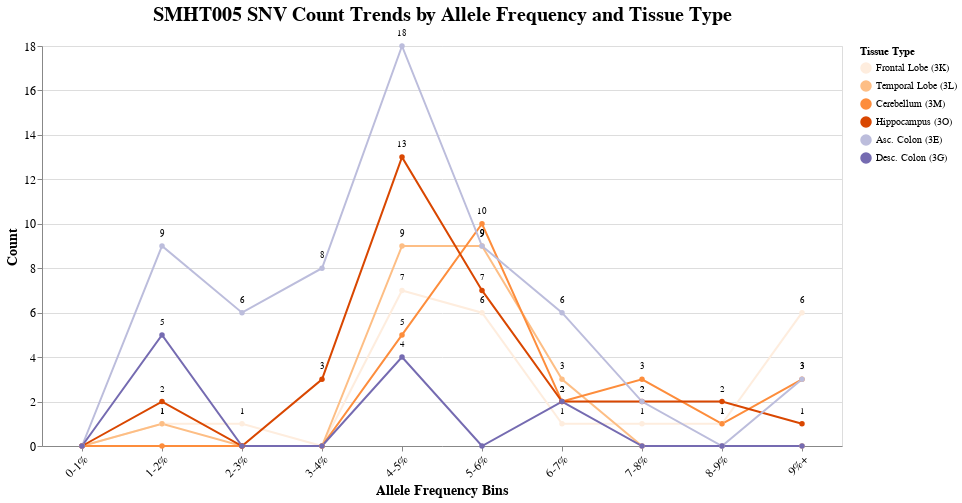

Notebook code cell kept with this figure:
### Code cell
# Histogram of binned VAF per tissue for SMHT005
import pandas as pd
import altair as alt
import numpy as np

# Create allele frequency bins
af_bins = ['0-1%', '1-2%', '2-3%', '3-4%', '4-5%', 
           '5-6%', '6-7%', '7-8%', '8-9%', '9%+']

# Tissue categories (same as original)
tissues = ['Frontal Lobe (3K)', 'Temporal Lobe (3L)', 'Cerebellum (3M)',
           'Hippocampus (3O)', 'Asc. Colon (3E)', 'Desc. Colon (3G)']

# /scratch/ucgd/lustre-labs/marth/scratch/u0746015/smaht_donor_tissue/rufus_runs/smht005/brain_vs_blood/filter_by_af.sh output concatenated in order
smht005_counts = [0, 1, 1, 1, 7, 7, 1, 1, 1, 2, 6, #3AK - 25
          0, 1, 1, 0, 9, 9, 4, 0, 0, 0, 0, #3AL - 24
          0, 0, 0, 0, 5, 11, 3, 3, 1, 1, 4, #3AM - 26
          0, 2, 0, 3, 14, 7, 2, 3, 2, 0, 1, #3AO - 33
          0, 10, 6, 10, 26, 11, 8, 2, 2, 4, #3E - 76
          0, 6, 0, 0, 6, 0, 2, 1, 0, 0, 0] #3G - 15

smht007_counts = [0, 3, 5, 5, 38, 20, 7, 5, 2, 4, 13, #3AK - 102
                0, 12, 5, 50, 76, 17, 5, 4, 8, 17, # 3AL - 194
                0, 3, 0, 15, 43, 22, 11, 7, 4, 15, # 3AM - 120
                0, 8, 3, 21, 61, 16, 13, 11, 4, 5, # 3AO - 142
                0, 21, 13, 159, 77, 38, 17, 18, 6, 42, # 3E - 391
                0, 8, 3, 3, 41, 35, 8, 6, 7, 25] #3G - 136

smht005_snvs = [
    0, 1, 1, 0, 7, 6, 1, 1, 1, 6, # 3AK - 24
    0, 1, 0, 0, 9, 9, 3, 0, 0, 0, # 3AL - 22
    0, 0, 0, 0, 5, 10, 2, 3, 1, 3, # 3AM - 24
    0, 2, 0, 3, 13, 7, 2, 2, 2, 1, # 3AO - 32
    0, 9, 6, 8, 18, 9, 6, 2, 0, 3, # 3E - 61
    0, 5, 0, 0, 4, 0, 2, 0, 0, 0] # 3G - 11

smht007_snvs = [
    0, 3, 3, 3, 14, 8, 4, 2, 1, 13, # 3AK  - 51
    0, 3, 3, 17, 30, 9, 2, 2, 2, 7, # 3AL - 75
    0, 2, 0, 8, 14, 10, 7, 3, 0, 7, # 3AM - 51
    0, 1, 3, 8, 25, 8, 6, 4, 1, 4, # 3AO - 60
    0, 12, 9, 60, 25, 20, 3, 8, 4, 17, # 3E - 158
    0, 6, 3, 1, 21, 13, 6, 5, 4, 17 # 3G - 76
]

# FIXED: Properly structure the data
data_rows = []
for i, tissue in enumerate(tissues):
    for j, af_bin in enumerate(af_bins):
        # Calculate the correct index in the counts array
        count_index = i * len(af_bins) + j
        count_value = smht005_snvs[count_index]
        data_rows.append({'af_bin': af_bin, 'tissue': tissue, 'count': count_value})

data = pd.DataFrame(data_rows)

# Same color scheme as original
custom_colors = ['#feedde', '#fdbe85', '#fd8d3c', '#d94701', '#bcbddc', '#756bb1']
color_scale = alt.Scale(domain=tissues, range=custom_colors)

# Create line chart to show trends
line_chart = alt.Chart(data).mark_line(
    point=True,  # Add points at each data point
    strokeWidth=2
).encode(
    x=alt.X('af_bin:N',
            title='Allele Frequency Bins',
            axis=alt.Axis(labelAngle=-45),
            sort=af_bins),
    y=alt.Y('count:Q', title='Count'),
    color=alt.Color('tissue:N',
                    scale=color_scale,
                    title='Tissue Type'),
)

# Add text labels at the points
text_labels = alt.Chart(data).mark_text(
    align='center',
    baseline='bottom',
    fontSize=9,
    dy=-8  # Offset above the points
).encode(
    x=alt.X('af_bin:N', sort=af_bins),
    y=alt.Y('count:Q'),
    text=alt.condition(alt.datum.count > 0, alt.Text('count:Q'), alt.value(''))  # Only show non-zero values
)

# Combine lines and text
grouped_chart = (line_chart + text_labels).properties(
    width=800,
    height=400,
    title='SMHT005 SNV Count Trends by Allele Frequency and Tissue Type'
).configure_title(
    fontSize=20
).configure_axis(
    labelFontSize=12,
    titleFontSize=14
).resolve_scale(
    color='independent'
)

# Display the line chart
grouped_chart.show()

### Figure 1 — Vega-Lite specification as saved in the notebook (floating-point values rounded to 4 significant figures)
{"config": {"view": {"continuousWidth": 300, "continuousHeight": 300}, "axis": {"labelFontSize": 12, "titleFontSize": 14}, "title": {"fontSize": 20}}, "layer": [{"mark": {"type": "line", "point": true, "strokeWidth": 2}, "encoding": {"color": {"field": "tissue", "scale": {"domain": ["Frontal Lobe (3K)", "Temporal Lobe (3L)", "Cerebellum (3M)", "Hippocampus (3O)", "Asc. Colon (3E)", "Desc. Colon (3G)"], "range": ["#feedde", "#fdbe85", "#fd8d3c", "#d94701", "#bcbddc", "#756bb1"]}, "title": "Tissue Type", "type": "nominal"}, "x": {"axis": {"labelAngle": -45}, "field": "af_bin", "sort": ["0-1%", "1-2%", "2-3%", "3-4%", "4-5%", "5-6%", "6-7%", "7-8%", "8-9%", "9%+"], "title": "Allele Frequency Bins", "type": "nominal"}, "y": {"field": "count", "title": "Count", "type": "quantitative"}}}, {"mark": {"type": "text", "align": "center", "baseline": "bottom", "dy": -8, "fontSize": 9}, "encoding": {"text": {"condition": {"test": "(datum.count > 0)", "field": "count", "type": "quantitative"}, "value": ""}, "x": {"field": "af_bin", "sort": ["0-1%", "1-2%", "2-3%", "3-4%", "4-5%", "5-6%", "6-7%", "7-8%", "8-9%", "9%+"], "type": "nominal"}, "y": {"field": "count", "type": "quantitative"}}}], "data": {"name": "data-10ba99bb265636bc91c551af17c68c67"}, "height": 400, "resolve": {"scale": {"color": "independent"}}, "title": "SMHT005 SNV Count Trends by Allele Frequency and Tissue Type", "width": 800, "$schema": "https://vega.github.io/schema/vega-lite/v5.20.1.json", "datasets": {"data-10ba99bb265636bc91c551af17c68c67": [{"af_bin": "0-1%", "tissue": "Frontal Lobe (3K)", "count": 0}, {"af_bin": "1-2%", "tissue": "Frontal Lobe (3K)", "count": 1}, {"af_bin": "2-3%", "tissue": "Frontal Lobe (3K)", "count": 1}, {"af_bin": "3-4%", "tissue": "Frontal Lobe (3K)", "count": 0}, {"af_bin": "4-5%", "tissue": "Frontal Lobe (3K)", "count": 7}, {"af_bin": "5-6%", "tissue": "Frontal Lobe (3K)", "count": 6}, {"af_bin": "6-7%", "tissue": "Frontal Lobe (3K)", "count": 1}, {"af_bin": "7-8%", "tissue": "Frontal Lobe (3K)", "count": 1}, {"af_bin": "8-9%", "tissue": "Frontal Lobe (3K)", "count": 1}, {"af_bin": "9%+", "tissue": "Frontal Lobe (3K)", "count": 6}, {"af_bin": "0-1%", "tissue": "Temporal Lobe (3L)", "count": 0}, {"af_bin": "1-2%", "tissue": "Temporal Lobe (3L)", "count": 1}, {"af_bin": "2-3%", "tissue": "Temporal Lobe (3L)", "count": 0}, {"af_bin": "3-4%", "tissue": "Temporal Lobe (3L)", "count": 0}, {"af_bin": "4-5%", "tissue": "Temporal Lobe (3L)", "count": 9}, {"af_bin": "5-6%", "tissue": "Temporal Lobe (3L)", "count": 9}, {"af_bin": "6-7%", "tissue": "Temporal Lobe (3L)", "count": 3}, {"af_bin": "7-8%", "tissue": "Temporal Lobe (3L)", "count": 0}, {"af_bin": "8-9%", "tissue": "Temporal Lobe (3L)", "count": 0}, {"af_bin": "9%+", "tissue": "Temporal Lobe (3L)", "count": 0}, {"af_bin": "0-1%", "tissue": "Cerebellum (3M)", "count": 0}, {"af_bin": "1-2%", "tissue": "Cerebellum (3M)", "count": 0}, {"af_bin": "2-3%", "tissue": "Cerebellum (3M)", "count": 0}, {"af_bin": "3-4%", "tissue": "Cerebellum (3M)", "count": 0}, {"af_bin": "4-5%", "tissue": "Cerebellum (3M)", "count": 5}, {"af_bin": "5-6%", "tissue": "Cerebellum (3M)", "count": 10}, {"af_bin": "6-7%", "tissue": "Cerebellum (3M)", "count": 2}, {"af_bin": "7-8%", "tissue": "Cerebellum (3M)", "count": 3}, {"af_bin": "8-9%", "tissue": "Cerebellum (3M)", "count": 1}, {"af_bin": "9%+", "tissue": "Cerebellum (3M)", "count": 3}, {"af_bin": "0-1%", "tissue": "Hippocampus (3O)", "count": 0}, {"af_bin": "1-2%", "tissue": "Hippocampus (3O)", "count": 2}, {"af_bin": "2-3%", "tissue": "Hippocampus (3O)", "count": 0}, {"af_bin": "3-4%", "tissue": "Hippocampus (3O)", "count": 3}, {"af_bin": "4-5%", "tissue": "Hippocampus (3O)", "count": 13}, {"af_bin": "5-6%", "tissue": "Hippocampus (3O)", "count": 7}, {"af_bin": "6-7%", "tissue": "Hippocampus (3O)", "count": 2}, {"af_bin": "7-8%", "tissue": "Hippocampus (3O)", "count": 2}, {"af_bin": "8-9%", "tissue": "Hippocampus (3O)", "count": 2}, {"af_bin": "9%+", "tissue": "Hippocampus (3O)", "count": 1}, {"af_bin": "0-1%", "tissue": "Asc. Colon (3E)", "count": 0}, {"af_bin": "1-2%", "tissue": "Asc. Colon (3E)", "count": 9}, {"af_bin": "2-3%", "tissue": "Asc. Colon (3E)", "count": 6}, {"af_bin": "3-4%", "tissue": "Asc. Colon (3E)", "count": 8}, {"af_bin": "4-5%", "tissue": "Asc. Colon (3E)", "count": 18}, {"af_bin": "5-6%", "tissue": "Asc. Colon (3E)", "count": 9}, {"af_bin": "6-7%", "tissue": "Asc. Colon (3E)", "count": 6}, {"af_bin": "7-8%", "tissue": "Asc. Colon (3E)", "count": 2}, {"af_bin": "8-9%", "tissue": "Asc. Colon (3E)", "count": 0}, {"af_bin": "9%+", "tissue": "Asc. Colon (3E)", "count": 3}, {"af_bin": "0-1%", "tissue": "Desc. Colon (3G)", "count": 0}, {"af_bin": "1-2%", "tissue": "Desc. Colon (3G)", "count": 5}, {"af_bin": "2-3%", "tissue": "Desc. Colon (3G)", "count": 0}, {"af_bin": "3-4%", "tissue": "Desc. Colon (3G)", "count": 0}, {"af_bin": "4-5%", "tissue": "Desc. Colon (3G)", "count": 4}, {"af_bin": "5-6%", "tissue": "Desc. Colon (3G)", "count": 0}, {"af_bin": "6-7%", "tissue": "Desc. Colon (3G)", "count": 2}, {"af_bin": "7-8%", "tissue": "Desc. Colon (3G)", "count": 0}, {"af_bin": "8-9%", "tissue": "Desc. Colon (3G)", "count": 0}, {"af_bin": "9%+", "tissue": "Desc. Colon (3G)", "count": 0}]}}
